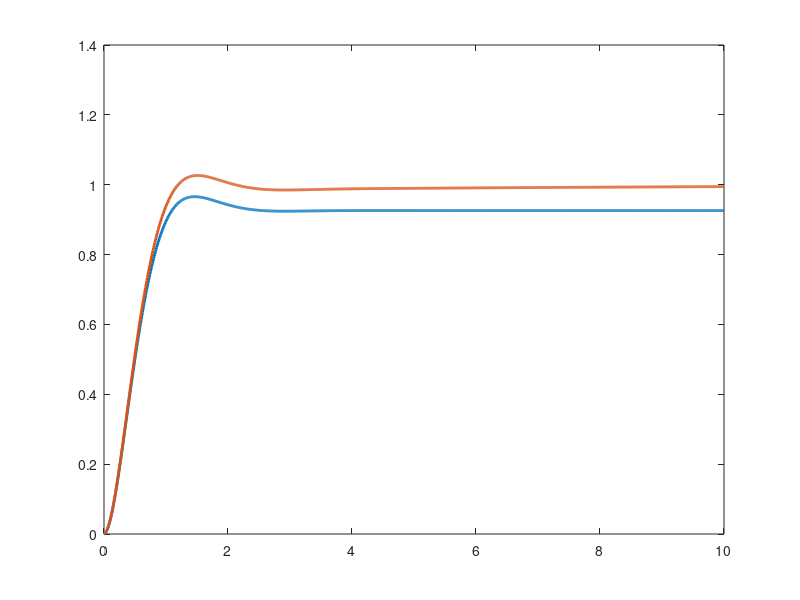

Reproduce this figure in MATLAB. (Note: this script raises an error after producing the figure.)
% Adding integral action for full PID altitude control
% This script compares PD and PID altitude control under constant disturbance.

clc;
clear;
close all;

% Physical parameters
m = 0.75;
g = 9.81;

% Simulation settings
dt = 0.01;
t_end = 10;
t = 0:dt:t_end;

% Reference altitude
z_ref = 1;

% Design parameters
wn = 3;       % natural frequency in rad/s
zeta = 0.7;  % damping ratio

% Convert design parameters to PD gains
Kp = m*wn^2;
Kd = 2*m*zeta*wn;

% Integral gain for PID controller
Ki = 0.8;

% Constant downward disturbance
disturbance_value = 0.5;

%% Case 1: PD controller with disturbance

% Initial states
z_pd = zeros(size(t));
vz_pd = zeros(size(t));
thrust_pd = zeros(size(t));
error_pd = zeros(size(t));
disturbance = disturbance_value*ones(size(t));

prev_error = z_ref - z_pd(1);

for k = 1:length(t)-1

    % Altitude error
    error = z_ref - z_pd(k);
    error_pd(k) = error;

    % Derivative of error
    if k == 1
        error_dot = 0;
    else
        error_dot = (error - prev_error)/dt;
    end

    % PD control law
    u_pd = Kp*error + Kd*error_dot;

    % Effective thrust after disturbance
    thrust_pd(k) = m*g + u_pd - disturbance(k);

    % Altitude dynamics
    az = (thrust_pd(k) - m*g)/m;

    % Euler integration
    vz_pd(k+1) = vz_pd(k) + az*dt;
    z_pd(k+1) = z_pd(k) + vz_pd(k+1)*dt;

    % Update previous error
    prev_error = error;
end

% Final stored values
thrust_pd(end) = thrust_pd(end-1);
error_pd(end) = z_ref - z_pd(end);

%% Case 2: PID controller with disturbance

% Initial states
z_pid = zeros(size(t));
vz_pid = zeros(size(t));
thrust_pid = zeros(size(t));
error_pid = zeros(size(t));
error_int_hist = zeros(size(t));

% Integral memory
error_int = 0;

prev_error = z_ref - z_pid(1);

for k = 1:length(t)-1

    % Altitude error
    error = z_ref - z_pid(k);
    error_pid(k) = error;

    % Derivative of error
    if k == 1
        error_dot = 0;
    else
        error_dot = (error - prev_error)/dt;
    end

    % Integral of error
    error_int = error_int + error*dt;
    error_int_hist(k+1) = error_int;

    % PID control law
    u_pid = Kp*error + Kd*error_dot + Ki*error_int;

    % Effective thrust after disturbance
    thrust_pid(k) = m*g + u_pid - disturbance(k);

    % Altitude dynamics
    az = (thrust_pid(k) - m*g)/m;

    % Euler integration
    vz_pid(k+1) = vz_pid(k) + az*dt;
    z_pid(k+1) = z_pid(k) + vz_pid(k+1)*dt;

    % Update previous error
    prev_error = error;
end

% Final stored values
thrust_pid(end) = thrust_pid(end-1);
error_pid(end) = z_ref - z_pid(end);
error_int_final = error_int;

%% Calculate response results

% PD results
max_alt_pd = max(z_pd);
overshoot_pd = max(0, (max_alt_pd - z_ref)/z_ref*100);
final_alt_pd = z_pd(end);
final_error_pd = z_ref - z_pd(end);
mae_pd = mean(abs(z_ref - z_pd));

idx_10_pd = find(z_pd >= 0.1*z_ref, 1, 'first');
idx_90_pd = find(z_pd >= 0.9*z_ref, 1, 'first');

if ~isempty(idx_10_pd) && ~isempty(idx_90_pd)
    rise_time_pd = t(idx_90_pd) - t(idx_10_pd);
else
    rise_time_pd = NaN;
end

% PID results
max_alt_pid = max(z_pid);
overshoot_pid = max(0, (max_alt_pid - z_ref)/z_ref*100);
final_alt_pid = z_pid(end);
final_error_pid = z_ref - z_pid(end);
mae_pid = mean(abs(z_ref - z_pid));

idx_10_pid = find(z_pid >= 0.1*z_ref, 1, 'first');
idx_90_pid = find(z_pid >= 0.9*z_ref, 1, 'first');

if ~isempty(idx_10_pid) && ~isempty(idx_90_pid)
    rise_time_pid = t(idx_90_pid) - t(idx_10_pid);
else
    rise_time_pid = NaN;
end

%% Plot altitude response

figure;
plot(t, z_pd, 'LineWidth', 2);
hold on;
plot(t, z_pid, 'LineWidth', 2);
yline(z_ref, '--r', 'Reference');
grid on;
xlabel('Time (s)');
ylabel('Altitude (m)');
title('PD and PID Altitude Response with Constant Disturbance');
legend('PD with disturbance', 'PID with disturbance', 'Reference', 'Location', 'best');

%% Plot tracking error

figure;
plot(t, error_pd, 'LineWidth', 2);
hold on;
plot(t, error_pid, 'LineWidth', 2);
yline(0, '--k');
grid on;
xlabel('Time (s)');
ylabel('Tracking error (m)');
title('Tracking Error: PD vs PID');
legend('PD error', 'PID error', 'Zero error', 'Location', 'best');

%% Plot integral error

figure;
plot(t, error_int_hist, 'LineWidth', 2);
grid on;
xlabel('Time (s)');
ylabel('Integral error (m·s)');
title('Integral Error Growth in PID Control');

%% Plot disturbance

figure;
plot(t, disturbance, 'LineWidth', 2);
grid on;
xlabel('Time (s)');
ylabel('Disturbance force (N)');
title('Constant Disturbance');

%% Display results

fprintf('--- Controller design parameters ---\n');
fprintf('wn = %.2f rad/s\n', wn);
fprintf('zeta = %.2f\n', zeta);
fprintf('Kp = %.4f\n', Kp);
fprintf('Kd = %.4f\n', Kd);
fprintf('Ki = %.4f\n', Ki);
fprintf('Disturbance = %.4f N\n', disturbance_value);

fprintf('\n--- PD with disturbance ---\n');
fprintf('Rise time      = %.4f s\n', rise_time_pd);
fprintf('Max altitude   = %.4f m\n', max_alt_pd);
fprintf('Overshoot      = %.2f %%\n', overshoot_pd);
fprintf('Final altitude = %.4f m\n', final_alt_pd);
fprintf('Final error    = %.4f m\n', final_error_pd);
fprintf('Mean abs error = %.4f m\n', mae_pd);

fprintf('\n--- PID with disturbance ---\n');
fprintf('Rise time      = %.4f s\n', rise_time_pid);
fprintf('Max altitude   = %.4f m\n', max_alt_pid);
fprintf('Overshoot      = %.2f %%\n', overshoot_pid);
fprintf('Final altitude = %.4f m\n', final_alt_pid);
fprintf('Final error    = %.4f m\n', final_error_pid);
fprintf('Mean abs error = %.4f m\n', mae_pid);
fprintf('Final integral error = %.4f m.s\n', error_int_final);
